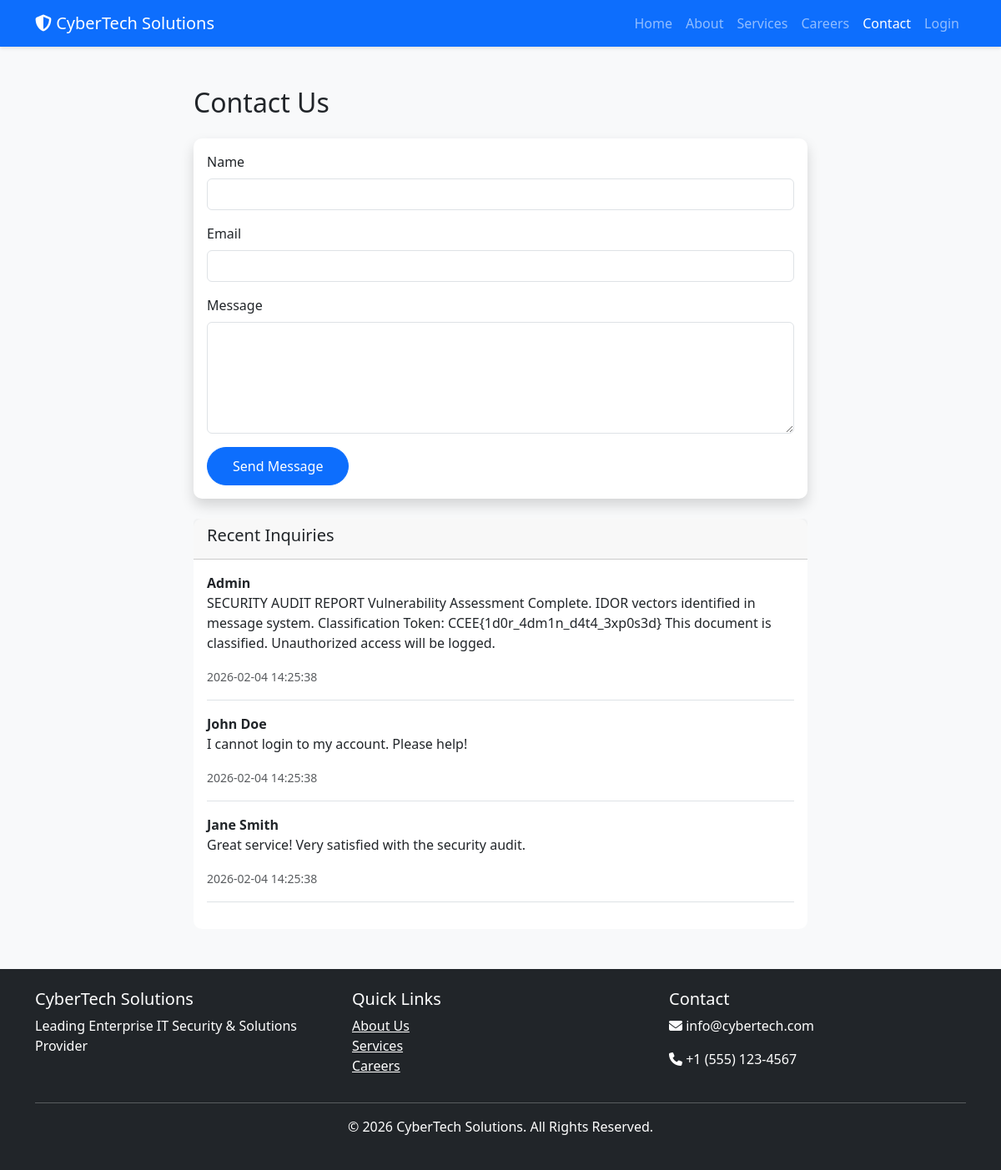
The page /red-team-new/contact.php on the database its author committed.
### tables this page shows
CREATE TABLE messages (
    id INT AUTO_INCREMENT PRIMARY KEY,
    user_id INT,
    name VARCHAR(100),
    email VARCHAR(100),
    message TEXT,
    is_private BOOLEAN DEFAULT FALSE,
    created_at TIMESTAMP DEFAULT CURRENT_TIMESTAMP
);

### red-team-new/contact.php (the view, shortened to what this page needs)
<?php
include 'includes/config.php';
include 'includes/header.php';
?>
<div class="container my-5">
    <div class="row">
        <div class="col-md-8 mx-auto">
            <h2 class="mb-4">Contact Us</h2>
            <div class="card shadow">
                <div class="card-body">
                    <form method="POST" action="">
                        <div class="mb-3">
                            <label class="form-label">Name</label>
                            <input type="text" name="name" class="form-control" required>
                        </div>
                        <div class="mb-3">
                            <label class="form-label">Email</label>
                            <input type="email" name="email" class="form-control" required>
                        </div>
                        <div class="mb-3">
                            <label class="form-label">Message</label>
                            <textarea name="message" class="form-control" rows="5" required></textarea>
                        </div>
                        <button type="submit" class="btn btn-primary">Send Message</button>
                    </form>
                </div>
            </div>
            <div class="card mt-4">
                <div class="card-header">
                    <h5>Recent Inquiries</h5>
                </div>
                <div class="card-body">
                    <?php
                    $result = mysqli_query($conn, "SELECT * FROM messages ORDER BY created_at DESC LIMIT 5");
                    while ($row = mysqli_fetch_assoc($result)):
                    ?>
                    <div class="mb-3 pb-3 border-bottom">
                        <strong><?php echo $row['name']; ?></strong>
                        <p><?php echo $row['message']; ?></p>
                        <small class="text-muted"><?php echo $row['created_at']; ?></small>
                    </div>
                    <?php endwhile; ?>
                </div>
            </div>
        </div>
    </div>
</div>
<?php include 'includes/footer.php'; ?>

### red-team-new/css/style.css (style rules this page uses)
:root { --primary: #0d6efd; --secondary: #6c757d; --success: #198754; --danger: #dc3545; }
body { font-family: 'Segoe UI', Tahoma, Geneva, Verdana, sans-serif; background-color: #f8f9fa; }
.card { border: none; border-radius: 10px; transition: transform 0.3s; }
.btn { border-radius: 25px; padding: 10px 30px; }

### rows shown on the page
messages: name "Admin", message "SECURITY AUDIT REPORT Vulnerability Assessment Complete. IDOR vectors identified in message system. Classification Token: CCEE{1d0r_4dm1n_d4t4_3xp0s3d} This document is classified. Unauthorized access will be logged.", created_at "2026-02-04 14:25:38"
messages: name "John Doe", message "I cannot login to my account. Please help!", created_at "2026-02-04 14:25:38"
messages: name "Jane Smith", message "Great service! Very satisfied with the security audit.", created_at "2026-02-04 14:25:38"
